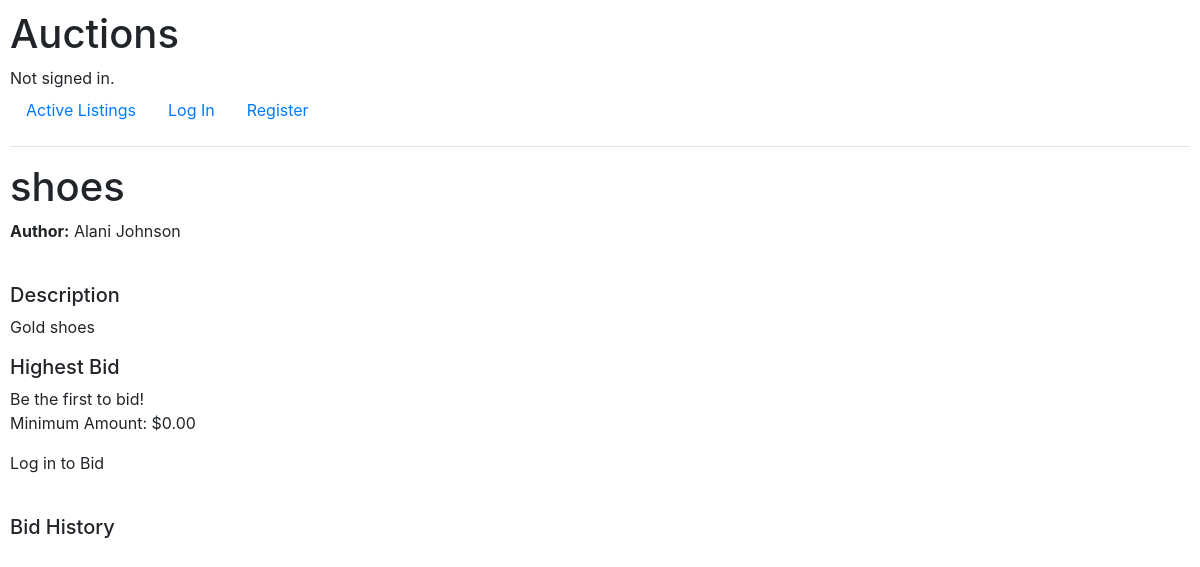
/listing/1, run on the app's committed database.
### auctions/models.py (models this page shows, shortened)
class Listing(models.Model):
    author = models.ForeignKey(User, on_delete=models.CASCADE)
    title = models.CharField('Listing Title', max_length=64, null=False, default="")
    description = models.TextField('Listing Description', null=False, default="")
    date_posted = models.DateTimeField('Date Posted', default=timezone.now(), null=False)
    is_open = models.BooleanField('Open',default=True, null=False)
    date_closed = models.DateTimeField('Date Closed', default=None, null=True)
    min_bid = models.DecimalField('Minimum Bid', default=0.00, max_digits=9, decimal_places=2,validators=[MinValueValidator(Decimal('0.00'))])
    def highest_bid(self):
        bids = self.bids.all()
        if len(bids) != 0:
            return bids.order_by('-amount')[0]
        else:
            return None

class User(AbstractUser):
    email = models.EmailField('email address', null=True, unique=True)
    date_joined = models.DateTimeField('date joined', default=timezone.now())
    is_admin = models.BooleanField(default=False)
    REQUIRED_FIELDS = ['email']
    objects = UserManager()

class UserProfile(models.Model):
    user = models.OneToOneField(User, on_delete=models.CASCADE, null=False, primary_key=True, related_name='profile')
    first_name = models.CharField('first name', unique=False, max_length = 64, null=False)
    last_name = models.CharField('last name', unique=False, max_length=64, null=False)

### auctions/views.py (the view, shortened to what this page needs)
# urls.py: path("listing/<int:id>", views.listing, name="listing"),
def listing(request, id):
    listing = Listing.objects.get(id=id)
    print("get")
    return render_listing(request, id, CreateBidForm(initial={'listing':listing, 'bidder':request.user}))

### auctions/views.py (called while the page is built)
def render_listing(request, id, form):
    listing = Listing.objects.get(id=id)
    bids = listing.bids.all()
    highest_bid = listing.highest_bid()
    return render(request,"auctions/listing.html", {
        "listing":listing,
        "title": listing.title,
        "author": listing.author,
        "user": request.user,
        "last_bid": highest_bid,
        "bid_form": form,
        "bids": bids
    })

### auctions/templates/auctions/listing.html (shortened to what this page needs)
{% extends "auctions/layout.html" %}
{% block body %}
    <h1> {{title}} </h1>
    <b>Author:</b> {{listing.author.profile.first_name}} {{listing.author.profile.last_name}}
    <h5 style="margin-top: 40px">Description</h5>
    <p>
        {{listing.description}}
    </p>
    <p>
    <h5> Highest Bid </h5>
    <div>
    {% if last_bid %}
        {{last_bid.bidder.profile.first_name}} {{last_bid.bidder.profile.last_name}}: ${{last_bid.amount}}
    {% else %}
        <div>Be the first to bid!</div>
        <div>Minimum Amount: ${{listing.min_bid}}</div>
    {% endif %}
    </div>
    </p>
    {% if user.is_authenticated %}
        <form action={% url 'listing' id=listing.id %} method="post">
            {% csrf_token %}
            {{ form.non_field_errors }}
            {% if user == author %}
                <input class="btn btn-primary" type="submit" value="Close Listing" name="button">
            {% else %}
                {{ bid_form.as_p }}
                <input class="btn btn-primary" type="submit" value="Bid" name="button">
            {% endif %}
    {% else %}
        Log in to Bid
    {% endif %}
<p>
    <h5 style="margin-top: 40px">Bid History</h5>
</p>
{% endblock %}

### auctions/static/auctions/styles.css (style rules this page uses)
body { padding: 10px; }

### data on the page
Listing: title "shoes", author.profile.first_name "Alani", author.profile.last_name "Johnson", description "Gold shoes", min_bid "0.00"
